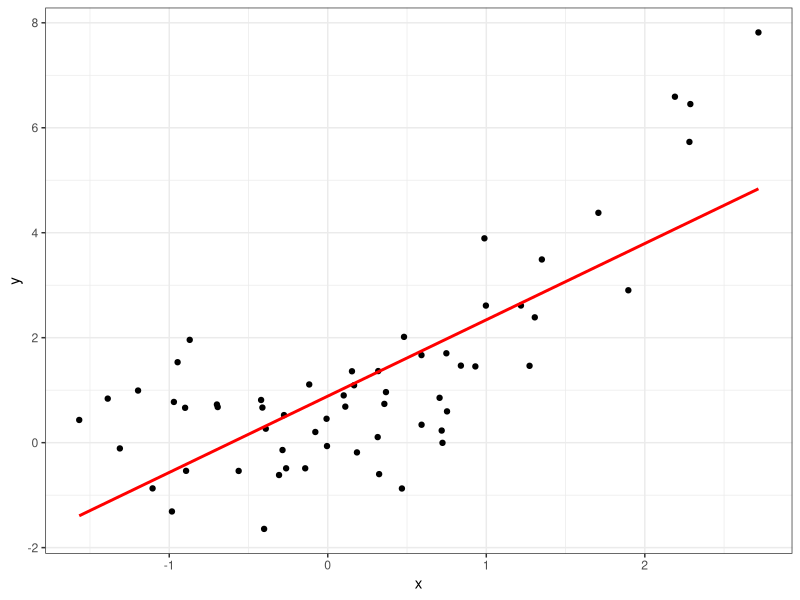
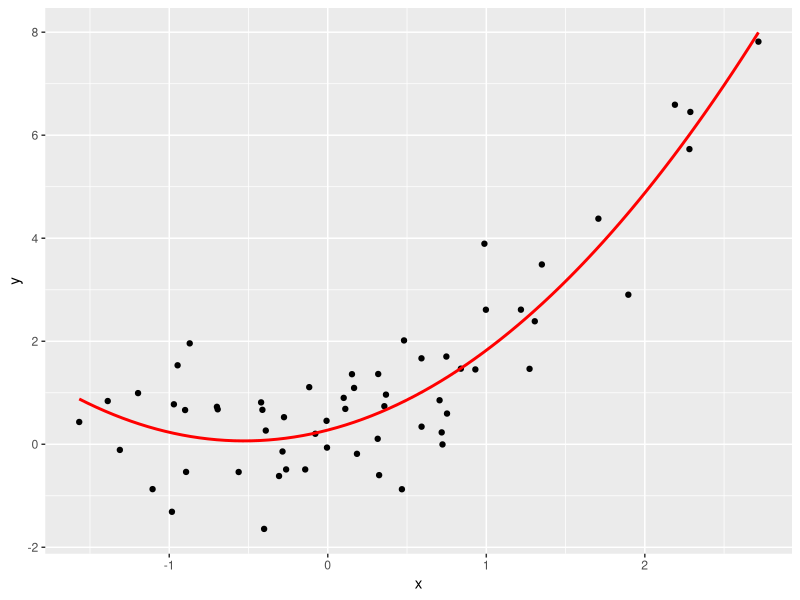
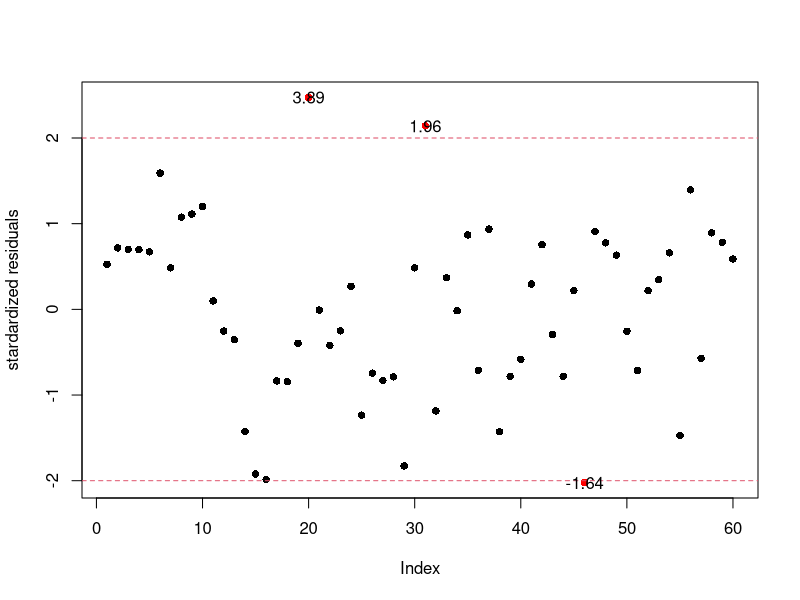
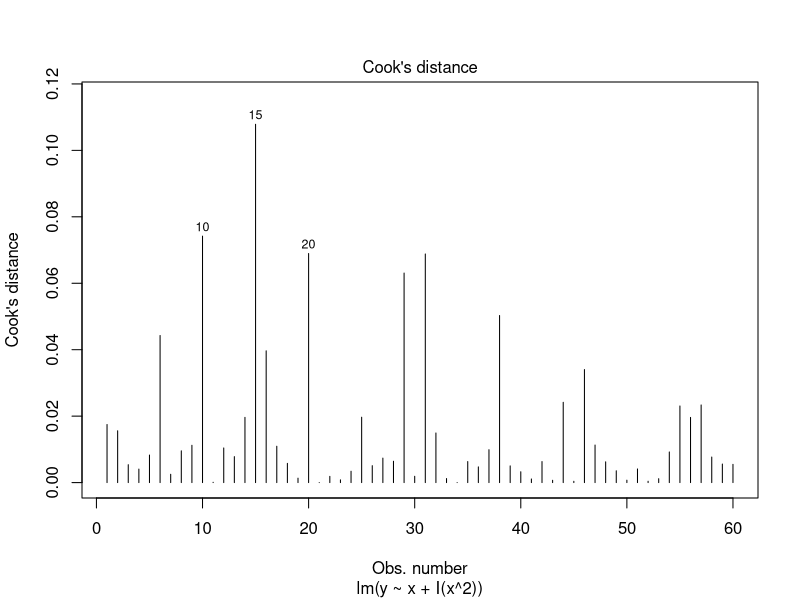

These figures' R source, in order:
## ---- chunk 1
knitr::opts_chunk$set(echo = TRUE)
## ---- chunk 2
library(ggplot2)
library(ggpubr)
library(car)
set.seed(7)
x <- rnorm(60)
y <- 0.5*x + x^2 + rnorm(60)
## ---- chunk 3
data <- data.frame(x, y)
p1 <- ggplot(data, aes(x, y))+geom_point()+theme_bw()+geom_smooth(method = "lm", se = FALSE, color = "red")
p1
## ---- chunk 4
model.poly <- lm(y~x+I(x^2))
model.poly$coefficients
## ---- chunk 5
p2 <- ggplot(data, aes(x, y))+geom_point()+geom_smooth(method = "lm", formula = y~x+I(x^2), se = FALSE, color = "red")
p2
## ---- chunk 6
model.simple <- lm(y~x)
anova(model.simple, model.poly)
## ---- chunk 7
summary(model.poly)
## ---- chunk 8
res.std <- rstandard(model.poly)
index <- which(res.std > 2 | res.std < -2)
plot(res.std, col=ifelse(abs(res.std)>2, "red", "black"), ylab = "stardardized residuals", pch=16)
abline(h =c(-2,2), lty = 2,col = 2)
text(index, res.std[index], labels=round(y[index],2))
## ---- chunk 9
plot(model.poly, which=4, cook.levels = 1)
